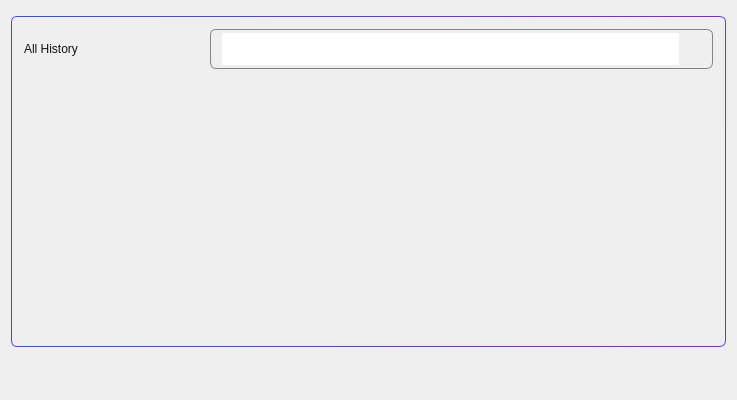
<?xml version="1.0" encoding="UTF-8"?>
<ui version="4.0">
 <class>WHistoryPageClass</class>
 <widget class="QWidget" name="WHistoryPageClass">
  <property name="geometry">
   <rect>
    <x>0</x>
    <y>0</y>
    <width>737</width>
    <height>400</height>
   </rect>
  </property>
  <property name="windowTitle">
   <string>WHistoryPage</string>
  </property>
  <property name="styleSheet">
   <string notr="true">QWidget{
	font: 12px &quot;微软雅黑&quot;;
}

QFrame#frame_2{
	border:1px solid #848484;
	border-radius:6px;
}

QFrame#frame{
	border:1px solid qlineargradient(spread:pad, x1:0, y1:0, x2:1, y2:1, stop:0 #0066FF, stop:1 #BD00FF);
	border-radius:6px;
}

QLineEdit{
	border:none;
}

QPushButton#pb_search{
	border:none;
	background-position: center;
    background-repeat: no-repeat;
	background-image: url(:/QtTest/icon/Setting/chatbot/search.png);
}

QPushButton#pb_pre{
	border:none;
	background-position: center;
    background-repeat: no-repeat;
	background-image: url(:/QtTest/icon/Setting/pre.png);
}

QPushButton#pb_next{
	border:none;
	background-position: center;
    background-repeat: no-repeat;
	background-image: url(:/QtTest/icon/Setting/next.png);
}

QTableView{
	background-color:transparent;
	font-family: &quot;Microsoft YaHei UI&quot;;
	font-size: 14px;
	color: #333333;
	text-align: left;
}

QHeaderView{
    background: qlineargradient(spread:pad, x1:0, y1:0, x2:1, y2:1, stop:0 rgba(0,102,255,25), stop:1 rgba(189,0,255,25));
	border:none;
}

QHeaderView::section{
    border: none;
    height:44px;    /*表头高度*/
    color: #333333;
	font-family: &quot;Microsoft YaHei UI&quot;;
	font-weight: Bold;
	font-size: 14px;
	background-color:transparent;
    text-align: left;
}

QTableView::item{ 
    background-color: white;
    border: none;
    background-color:rgba(0,0,0,0.04);
	selection-background-color: white;
    selection-color: black;
}
QTableView::item:!alternate:!selected{
    background-color: transparent;    
    selection-background-color: rgb(220, 220, 220);  
    selection-color: black;
}

QComboBox{
	border:1px solid #E0E7ED;
	border-radius:4px;
}
QComboBox::down-arrow {
	image: url(:/QtTest/icon/Speech/down.png);
}
QComboBox::drop-down {
    subcontrol-origin: padding;
    subcontrol-position: top right;
    width: 20px;
    border-top-right-radius: 3px; /* same radius as the QComboBox */
    border-bottom-right-radius: 3px;
}</string>
  </property>
  <layout class="QVBoxLayout" name="verticalLayout_2">
   <property name="topMargin">
    <number>16</number>
   </property>
   <item>
    <widget class="QFrame" name="frame">
     <property name="frameShape">
      <enum>QFrame::StyledPanel</enum>
     </property>
     <property name="frameShadow">
      <enum>QFrame::Raised</enum>
     </property>
     <layout class="QVBoxLayout" name="verticalLayout">
      <property name="leftMargin">
       <number>0</number>
      </property>
      <property name="topMargin">
       <number>12</number>
      </property>
      <property name="rightMargin">
       <number>0</number>
      </property>
      <property name="bottomMargin">
       <number>0</number>
      </property>
      <item>
       <layout class="QHBoxLayout" name="horizontalLayout_2">
        <property name="leftMargin">
         <number>12</number>
        </property>
        <property name="rightMargin">
         <number>12</number>
        </property>
        <item>
         <widget class="QLabel" name="label">
          <property name="minimumSize">
           <size>
            <width>180</width>
            <height>40</height>
           </size>
          </property>
          <property name="maximumSize">
           <size>
            <width>180</width>
            <height>40</height>
           </size>
          </property>
          <property name="styleSheet">
           <string notr="true">font: 18px &quot;微软雅黑&quot;;
color:#131313;</string>
          </property>
          <property name="text">
           <string>All History</string>
          </property>
         </widget>
        </item>
        <item>
         <widget class="QFrame" name="frame_2">
          <property name="minimumSize">
           <size>
            <width>0</width>
            <height>40</height>
           </size>
          </property>
          <property name="maximumSize">
           <size>
            <width>16777215</width>
            <height>40</height>
           </size>
          </property>
          <property name="frameShape">
           <enum>QFrame::StyledPanel</enum>
          </property>
          <property name="frameShadow">
           <enum>QFrame::Raised</enum>
          </property>
          <layout class="QHBoxLayout" name="horizontalLayout">
           <property name="topMargin">
            <number>0</number>
           </property>
           <property name="bottomMargin">
            <number>0</number>
           </property>
           <item>
            <widget class="QLineEdit" name="lineEdit">
             <property name="minimumSize">
              <size>
               <width>0</width>
               <height>32</height>
              </size>
             </property>
             <property name="maximumSize">
              <size>
               <width>16777215</width>
               <height>32</height>
              </size>
             </property>
            </widget>
           </item>
           <item>
            <widget class="QPushButton" name="pb_search">
             <property name="minimumSize">
              <size>
               <width>16</width>
               <height>16</height>
              </size>
             </property>
             <property name="maximumSize">
              <size>
               <width>16</width>
               <height>16</height>
              </size>
             </property>
             <property name="text">
              <string/>
             </property>
            </widget>
           </item>
          </layout>
         </widget>
        </item>
       </layout>
      </item>
      <item>
       <widget class="QTableView" name="tableView"/>
      </item>
     </layout>
    </widget>
   </item>
   <item>
    <widget class="WPageCtlWidget" name="widget" native="true">
     <property name="minimumSize">
      <size>
       <width>0</width>
       <height>36</height>
      </size>
     </property>
     <property name="maximumSize">
      <size>
       <width>16777215</width>
       <height>36</height>
      </size>
     </property>
    </widget>
   </item>
  </layout>
 </widget>
 <layoutdefault spacing="6" margin="11"/>
 <customwidgets>
  <customwidget>
   <class>WPageCtlWidget</class>
   <extends>QWidget</extends>
   <header>model/WPageCtlWidget.h</header>
   <container>1</container>
  </customwidget>
 </customwidgets>
 <resources>
  <include location="../../../AiSound.qrc"/>
 </resources>
 <connections/>
</ui>
